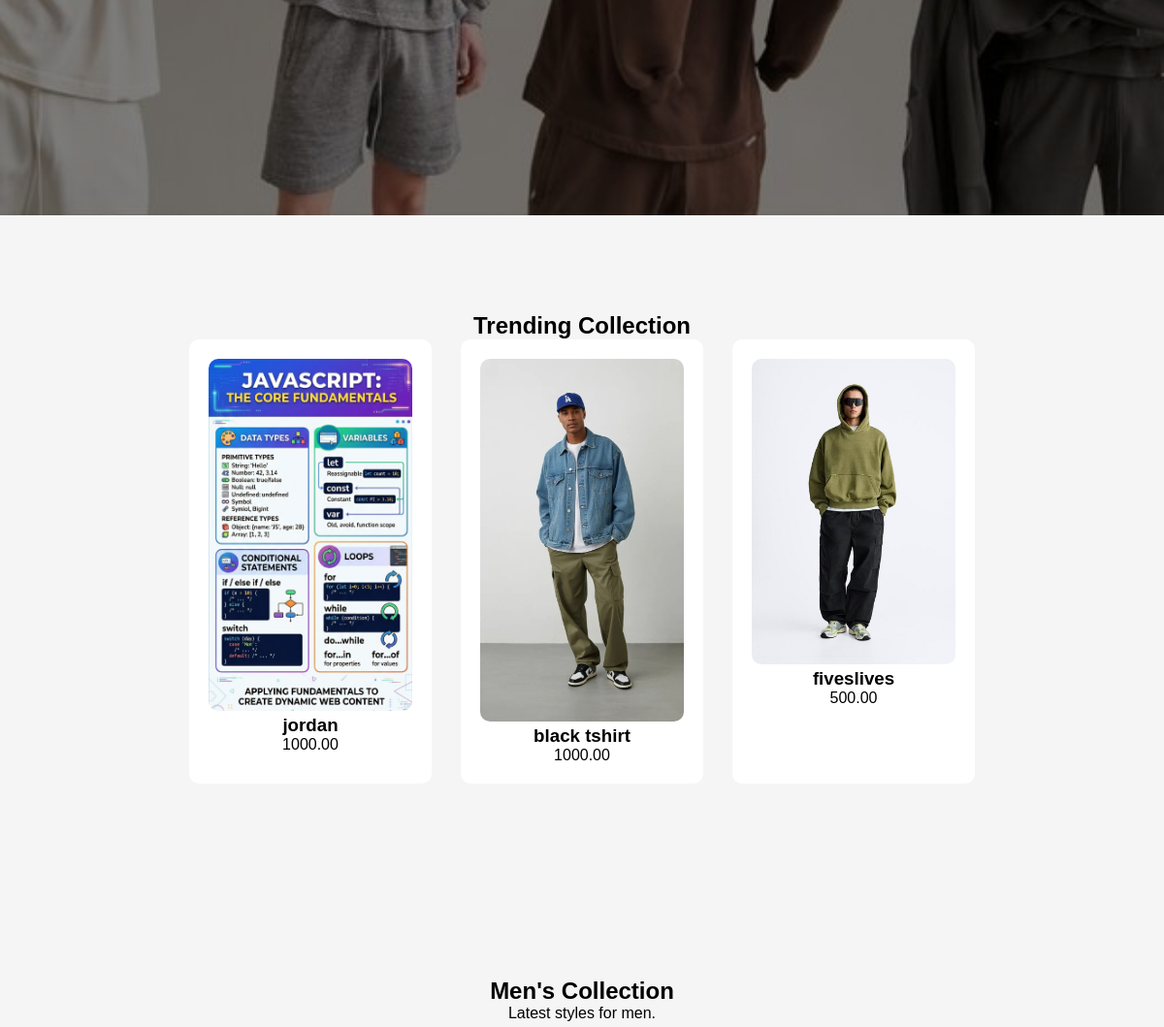
Before: / (middle part) with the older database file.
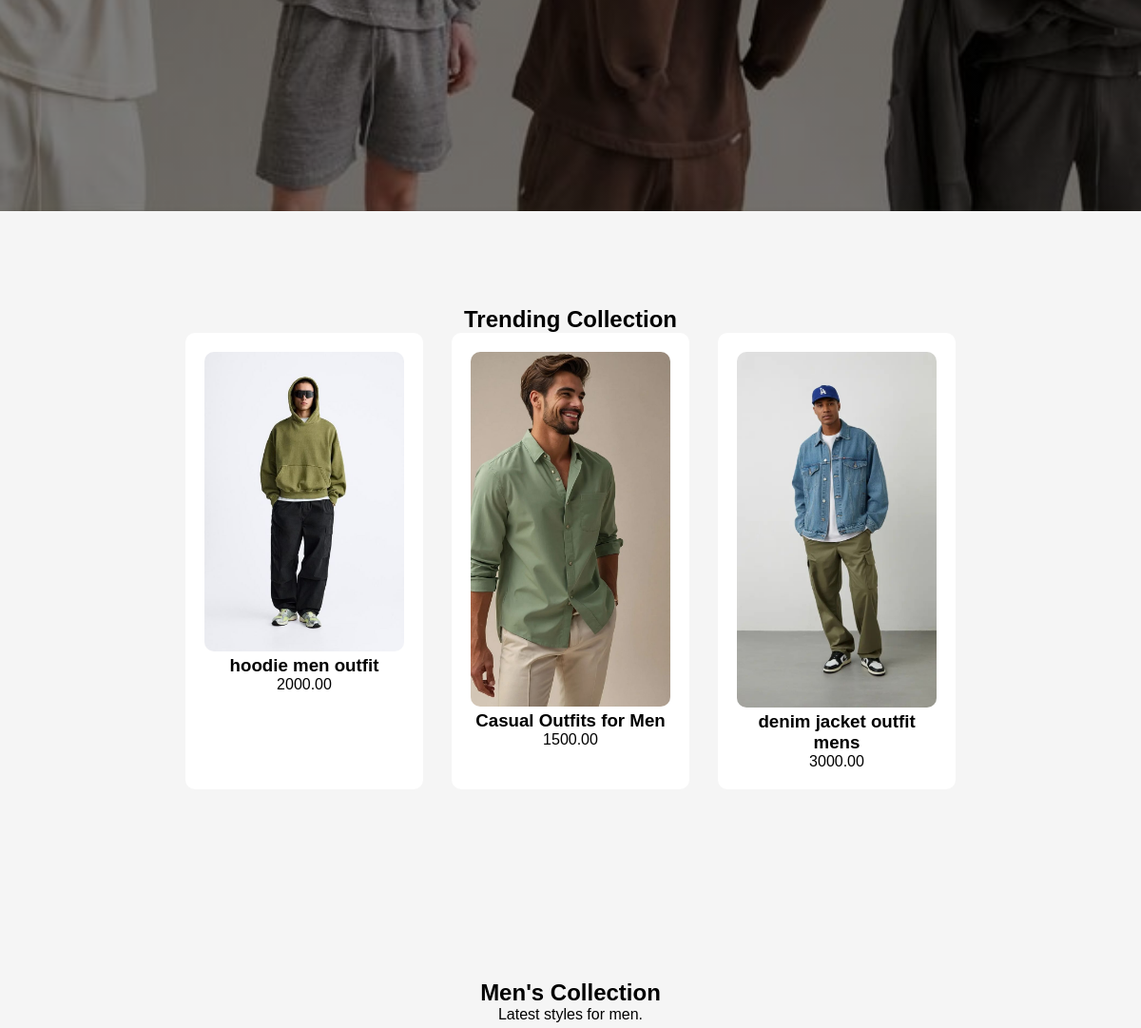
After: the same page with the newer database file.
### clothingbrand/models.py (models this page shows)
class Product(models.Model):
    name=models.CharField(max_length=100)
    description=models.TextField()
    price=models.DecimalField(max_digits=10,decimal_places=2)
    image=models.ImageField(upload_to='products/')

### clothingbrand/views.py (the view)
# urls.py: path('', views.home, name='home'),
def home(request):
    products = Product.objects.all()[:3]
    return render(request, 'home.html', {'products': products})

### templates/home.html (shortened to what this page needs)
{% load static %}
<!DOCTYPE html>
<html>
<head>
</head>
<body>
<section id="home" class="hero">
</section>
<section id="collection" class="products">
    <h2>Trending Collection</h2>
    <div class="product-container">
        {% for product in products %}
        <div class="card">
        {% if product.image %}
            <img src="{{ product.image.url }}" alt="{{ product.name }}">
        {% else %}
            <p>No image available</p>
        {% endif %}
            <h3>{{product.name}}</h3>
            <p>{{product.price}}</p>
        </div>
        {% endfor %}
    </div>
</section>
<section id="men" class="products">
    <h2>Men's Collection</h2>
    <p>Latest styles for men.</p>
</section>
</body>
</html>

Changed rows visible on the page:
removed Product: image (picture), name "jordan", price "1000.00"
removed Product: image (picture), name "black tshirt", price "1000.00"
removed Product: image (picture), name "fiveslives", price "500.00"
added Product: image (picture), name "hoodie men outfit", price "2000.00"
added Product: image (picture), name "Casual Outfits for Men", price "1500.00"
added Product: image (picture), name "denim jacket outfit mens", price "3000.00"
